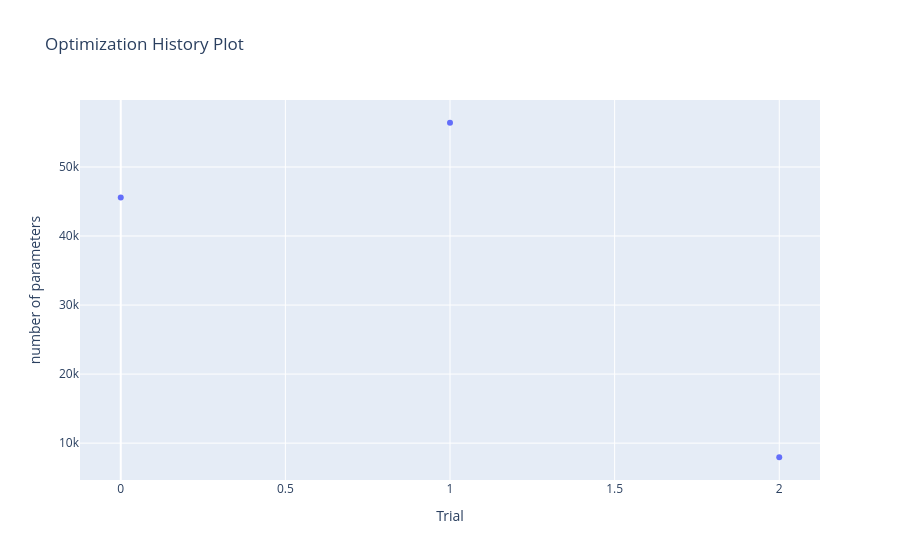

The cell this chart's notebook holds for it:
### Code cell
plot_optimization_history(study, target=lambda t: t.values[1], target_name="number of parameters")

### Figure 1 — Plotly figure (JSON) as saved in the notebook; plotly's stock layout.template omitted (floating-point values rounded to 4 significant figures)
{"data": [{"mode": "markers", "name": "number of parameters", "type": "scatter", "x": [0, 1, 2], "y": [45564, 56404, 7956]}, {"marker": {"color": "#cccccc"}, "mode": "markers", "name": "Infeasible Trial", "showlegend": false, "type": "scatter", "x": [], "y": []}], "layout": {"title": {"text": "Optimization History Plot"}, "xaxis": {"title": {"text": "Trial"}}, "yaxis": {"title": {"text": "number of parameters"}}}}
